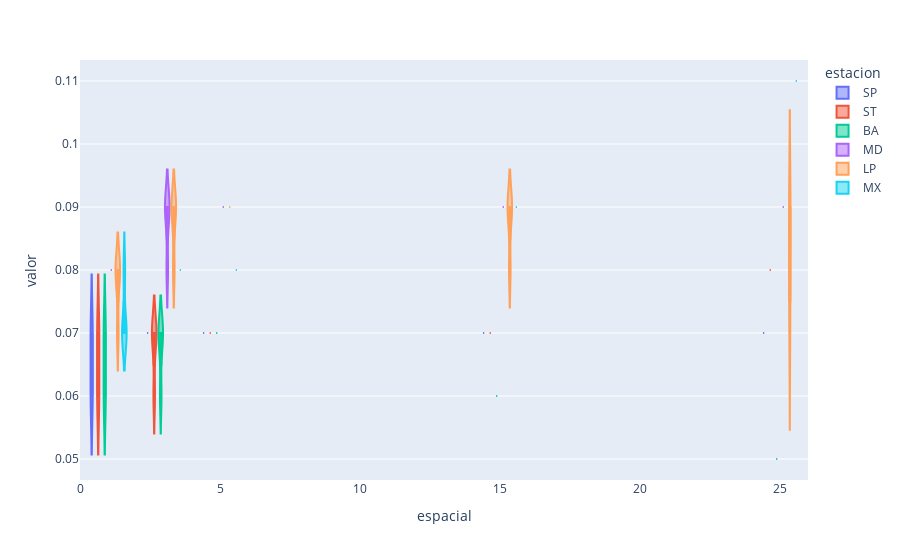

Notebook code cell kept with this figure:
### Code cell
# import plotly.express as px
# fig = px.violin(metricas_rmse, y = 'valor', color = 'estacion',group="espacial")

# fig.show()

fig = px.violin(metricas_rmse, y = 'valor',  x = 'espacial', color = 'estacion', box = True)
#                 color_discrete_map = {'G1': '#66C2A5', 'G2': '#FC8D62', 'G3': '#8DA0CB'})

fig.show()

### Figure 1 — Plotly figure (JSON) as saved in the notebook; plotly's stock layout.template omitted (floating-point values rounded to 4 significant figures)
{"data": [{"alignmentgroup": "True", "box": {"visible": true}, "hovertemplate": "estacion=SP<br>espacial=%{x}<br>valor=%{y}<extra></extra>", "legendgroup": "SP", "marker": {"color": "#636efa"}, "name": "SP", "offsetgroup": "SP", "orientation": "v", "scalegroup": "True", "showlegend": true, "type": "violin", "x": [1, 1, 1, 1, 3, 3, 3, 3, 5, 5, 5, 5, 15, 15, 15, 15, 25, 25, 25, 25], "x0": " ", "xaxis": "x", "y": [0.06, 0.06, 0.07, 0.07, 0.07, 0.07, 0.07, 0.07, 0.07, 0.07, 0.07, 0.07, 0.07, 0.07, 0.07, 0.07, 0.07, 0.07, 0.07, 0.07], "y0": " ", "yaxis": "y"}, {"alignmentgroup": "True", "box": {"visible": true}, "hovertemplate": "estacion=ST<br>espacial=%{x}<br>valor=%{y}<extra></extra>", "legendgroup": "ST", "marker": {"color": "#EF553B"}, "name": "ST", "offsetgroup": "ST", "orientation": "v", "scalegroup": "True", "showlegend": true, "type": "violin", "x": [1, 1, 1, 1, 3, 3, 3, 3, 5, 5, 5, 5, 15, 15, 15, 15, 25, 25, 25, 25], "x0": " ", "xaxis": "x", "y": [0.06, 0.07, 0.07, 0.06, 0.06, 0.07, 0.07, 0.07, 0.07, 0.07, 0.07, 0.07, 0.07, 0.07, 0.07, 0.07, 0.08, 0.08, 0.08, 0.08], "y0": " ", "yaxis": "y"}, {"alignmentgroup": "True", "box": {"visible": true}, "hovertemplate": "estacion=BA<br>espacial=%{x}<br>valor=%{y}<extra></extra>", "legendgroup": "BA", "marker": {"color": "#00cc96"}, "name": "BA", "offsetgroup": "BA", "orientation": "v", "scalegroup": "True", "showlegend": true, "type": "violin", "x": [1, 1, 1, 1, 3, 3, 3, 3, 5, 5, 5, 5, 15, 15, 15, 15, 25, 25, 25, 25], "x0": " ", "xaxis": "x", "y": [0.06, 0.06, 0.07, 0.07, 0.06, 0.07, 0.07, 0.07, 0.07, 0.07, 0.07, 0.07, 0.06, 0.06, 0.06, 0.06, 0.05, 0.05, 0.05, 0.05], "y0": " ", "yaxis": "y"}, {"alignmentgroup": "True", "box": {"visible": true}, "hovertemplate": "estacion=MD<br>espacial=%{x}<br>valor=%{y}<extra></extra>", "legendgroup": "MD", "marker": {"color": "#ab63fa"}, "name": "MD", "offsetgroup": "MD", "orientation": "v", "scalegroup": "True", "showlegend": true, "type": "violin", "x": [1, 1, 1, 1, 3, 3, 3, 3, 5, 5, 5, 5, 15, 15, 15, 15, 25, 25, 25, 25], "x0": " ", "xaxis": "x", "y": [0.08, 0.08, 0.08, 0.08, 0.08, 0.09, 0.09, 0.09, 0.09, 0.09, 0.09, 0.09, 0.09, 0.09, 0.09, 0.09, 0.09, 0.09, 0.09, 0.09], "y0": " ", "yaxis": "y"}, {"alignmentgroup": "True", "box": {"visible": true}, "hovertemplate": "estacion=LP<br>espacial=%{x}<br>valor=%{y}<extra></extra>", "legendgroup": "LP", "marker": {"color": "#FFA15A"}, "name": "LP", "offsetgroup": "LP", "orientation": "v", "scalegroup": "True", "showlegend": true, "type": "violin", "x": [1, 1, 1, 1, 3, 3, 3, 3, 5, 5, 5, 5, 15, 15, 15, 15, 25, 25, 25, 25], "x0": " ", "xaxis": "x", "y": [0.07, 0.08, 0.08, 0.08, 0.08, 0.09, 0.09, 0.09, 0.09, 0.09, 0.09, 0.09, 0.08, 0.09, 0.09, 0.09, 0.07, 0.08, 0.09, 0.09], "y0": " ", "yaxis": "y"}, {"alignmentgroup": "True", "box": {"visible": true}, "hovertemplate": "estacion=MX<br>espacial=%{x}<br>valor=%{y}<extra></extra>", "legendgroup": "MX", "marker": {"color": "#19d3f3"}, "name": "MX", "offsetgroup": "MX", "orientation": "v", "scalegroup": "True", "showlegend": true, "type": "violin", "x": [1, 1, 1, 1, 3, 3, 3, 3, 5, 5, 5, 5, 15, 15, 15, 15, 25, 25, 25, 25], "x0": " ", "xaxis": "x", "y": [0.07, 0.07, 0.07, 0.08, 0.08, 0.08, 0.08, 0.08, 0.08, 0.08, 0.08, 0.08, 0.09, 0.09, 0.09, 0.09, 0.11, 0.11, 0.11, 0.11], "y0": " ", "yaxis": "y"}], "layout": {"legend": {"title": {"text": "estacion"}, "tracegroupgap": 0}, "margin": {"t": 60}, "violinmode": "group", "xaxis": {"anchor": "y", "domain": [0, 1], "title": {"text": "espacial"}}, "yaxis": {"anchor": "x", "domain": [0, 1], "title": {"text": "valor"}}}}
